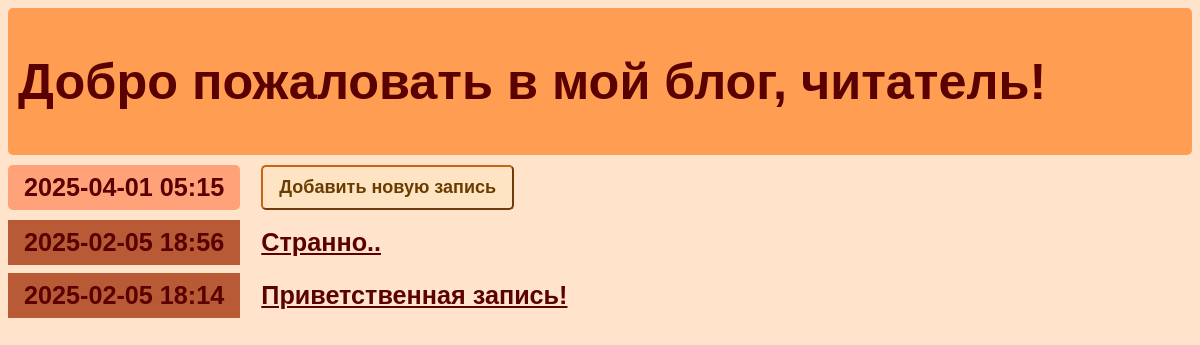
The app's page /, older data.
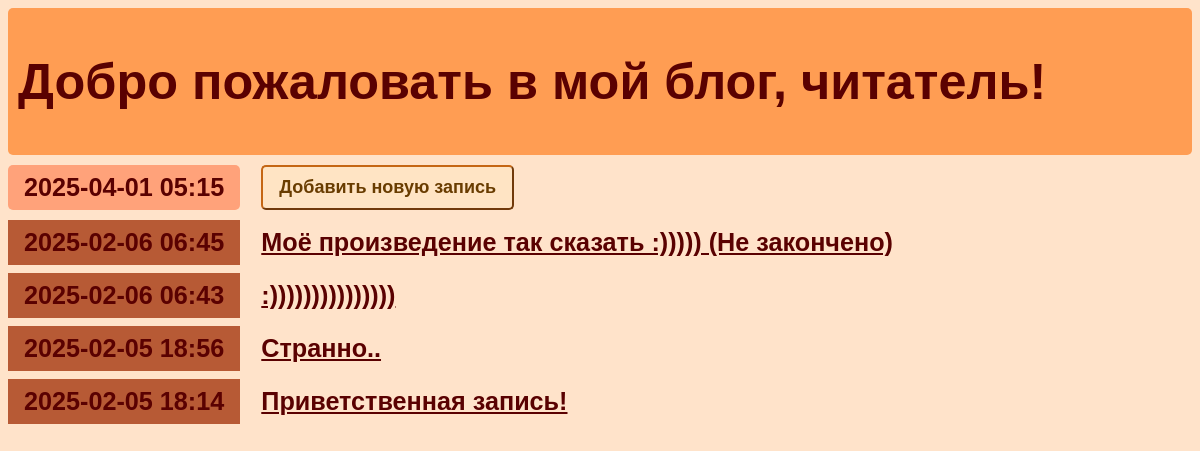
The same page, newer data.
### entries/models.py (models this page shows, shortened)
class Entry(models.Model):
   title = models.CharField(max_length=200)
   content = models.TextField()
   date_created = models.DateTimeField(default=timezone.now)
   class Meta:
       verbose_name_plural = "Entries"

### entries/views.py (the view)
class EntryListView(ListView):
   model = Entry
   queryset = Entry.objects.all().order_by("-date_created")

### entries/templates/entries/entry_list.html
{% extends "entries/base.html" %}
{% block content %}
    <article>
        <h2 class="mark">{% now "Y-m-d H:i" %}</em></h2>
        <a href="{% url 'entry-create' %}"><button>Добавить новую запись</button></a>
    </article>
   {% for entry in entry_list %}
       <article>
           <h2 class="{{ entry.date_created|date:'l' }}">
               {{ entry.date_created|date:'Y-m-d H:i' }}
           </h2>
           <h3>
               <a href="{% url 'entry-detail' entry.id %}">
                   {{ entry.title }}
               </a>
           </h3>
       </article>
   {% endfor %}
{% endblock %}

### entries/templates/entries/base.html (shortened to what this page needs)
{% load static %}
<!DOCTYPE html>
<head>
   <link rel="stylesheet" href="{% static 'css/diary_blog.css' %}">
</head>
<body>
   <header>
      <h1><a href="/">Добро пожаловать в мой блог, читатель!</a></h1>
   </header>
   {% block content %}{% endblock %}
</body>
</html>

### entries/static/css/diary_blog.css (style rules this page uses)
* { display: flexbox; box-sizing: border-box; }
body { background-color: #ffe3ca; color: rgb(90, 1, 1); font-family: sans-serif; font-size: 18px; }
header { padding: 10px; background-color: rgb(255, 157, 83); margin-bottom: 10px; border-radius: 5px; }
a { color: inherit; }
h1 { font-size: 2.8em; }
h1 a { text-decoration: none; }
h2, h3 { font-size: 1.4em; margin: 0; display: inline-block; padding: 0.5rem 1rem; vertical-align: top; }
h2 { background-color: rgb(183, 90, 53); }
.mark { background-color: rgb(255, 162, 122); border-radius: 5px; }
article { margin-bottom: 0.5rem; }
button, textarea, input { font-size: inherit; min-height: 2.5em; padding: 0 1rem; }
button, input[type="submit"] { margin: 0 1rem 2px 1rem; cursor: pointer; font-weight: bold; min-width: 8rem; background-color: bisque; box-shadow: #c56614; color: rgb(105, 60, 0); border-color: #c56614; border-radius: 5px; }

Row changes from the older to the newer data that the page shows:
added Entry: date_created "2025-02-06 06:45", title "Моё произведение так сказать :))))) (Не закончено)"
added Entry: date_created "2025-02-06 06:43", title ":)))))))))))))))"
